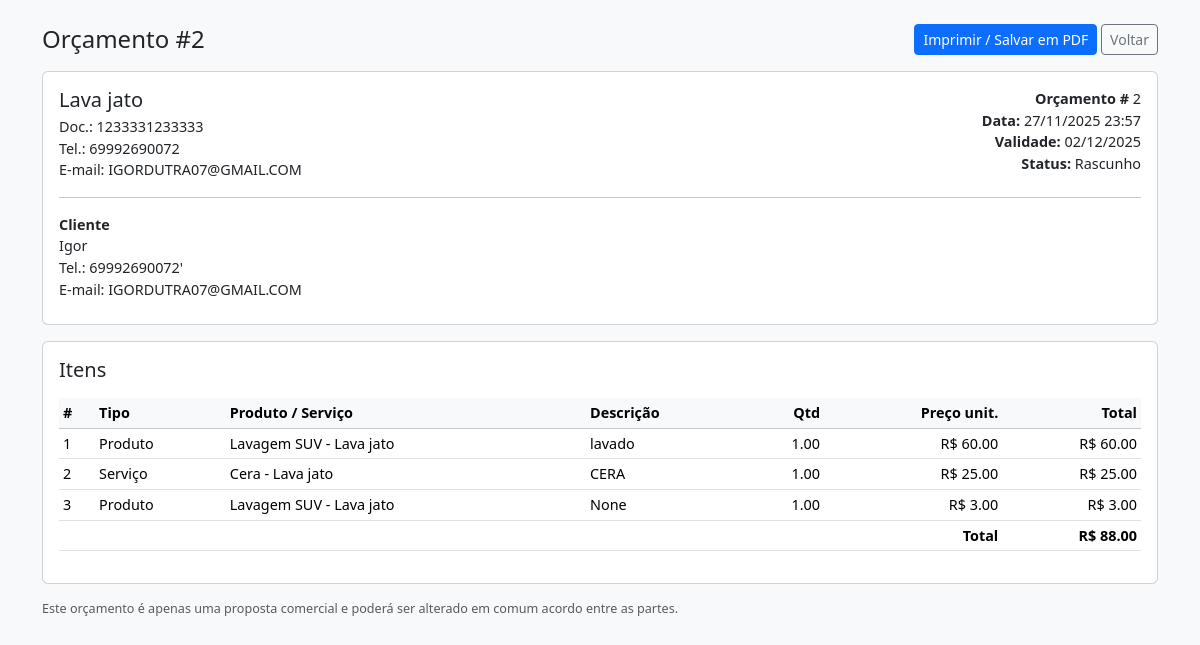
/orcamentos/2/imprimir/ (signed in), run on the app's committed database.
### core/models.py (models this page shows, shortened)
class Orcamento(models.Model):
    STATUS_CHOICES = [
        ('RASCUNHO', 'Rascunho'),
        ('ENVIADO', 'Enviado'),
        ('APROVADO', 'Aprovado'),
        ('RECUSADO', 'Recusado'),
    ]
    empresa = models.ForeignKey(Empresa, on_delete=models.CASCADE)
    cliente = models.ForeignKey(Cliente, on_delete=models.PROTECT)
    data = models.DateTimeField(auto_now_add=True)
    validade = models.DateField(blank=True, null=True)
    placa = models.CharField(max_length=10, blank=True, null=True)
    veiculo_descricao = models.CharField(
        max_length=100,
        blank=True,
        null=True,
        help_text='Ex.: SUV prata, Sedan preto, Moto vermelha...'
    )
    status = models.CharField(max_length=10, choices=STATUS_CHOICES, default='RASCUNHO')
    observacoes = models.TextField(blank=True, null=True)
    total = models.DecimalField(max_digits=12, decimal_places=2, default=0)

class Empresa(models.Model):
    RAMO_CHOICES = [
        ('GERAL', 'Geral / Outros'),
        ('AUTO', 'Automotivo (lava jato, oficina, etc.)'),
    ]
    nome_fantasia = models.CharField(max_length=150)
    documento = models.CharField(max_length=20, blank=True, null=True)  # CPF/CNPJ
    email = models.EmailField(blank=True, null=True)
    telefone = models.CharField(max_length=20, blank=True, null=True)
    ativo = models.BooleanField(default=True)
    ramo = models.CharField(
        max_length=20,
        choices=RAMO_CHOICES,
        default='GERAL',
    )
    criado_em = models.DateTimeField(auto_now_add=True)

class Cliente(models.Model):
    empresa = models.ForeignKey(Empresa, on_delete=models.CASCADE)
    nome = models.CharField(max_length=150)
    documento = models.CharField(max_length=20, blank=True, null=True)
    telefone = models.CharField(max_length=20, blank=True, null=True)
    email = models.EmailField(blank=True, null=True)
    observacoes = models.TextField(blank=True, null=True)
    criado_em = models.DateTimeField(auto_now_add=True)

class OrcamentoItem(models.Model):
    TIPO_ITEM_CHOICES = [
        ('PRODUTO', 'Produto'),
        ('SERVICO', 'Serviço'),
    ]
    orcamento = models.ForeignKey(Orcamento, on_delete=models.CASCADE, related_name='itens')
    tipo_item = models.CharField(max_length=8, choices=TIPO_ITEM_CHOICES)
    produto = models.ForeignKey(Produto, on_delete=models.PROTECT, blank=True, null=True)
    servico = models.ForeignKey(Servico, on_delete=models.PROTECT, blank=True, null=True)
    descricao = models.CharField(max_length=200, blank=True, null=True)
    quantidade = models.DecimalField(max_digits=10, decimal_places=2, default=1)
    preco_unitario = models.DecimalField(max_digits=10, decimal_places=2)
    total = models.DecimalField(max_digits=12, decimal_places=2)

class Produto(models.Model):
    empresa = models.ForeignKey(Empresa, on_delete=models.CASCADE)
    nome = models.CharField(max_length=150)
    descricao = models.TextField(blank=True, null=True)
    preco_venda = models.DecimalField(max_digits=10, decimal_places=2)
    controla_estoque = models.BooleanField(default=False)
    estoque_atual = models.DecimalField(
        max_digits=10,
        decimal_places=2,
        default=0,
        help_text='Use unidades, kg, etc. conforme o negócio.'
    )
    ativo = models.BooleanField(default=True)
    def __str__(self):
        return f'{self.nome} - {self.empresa.nome_fantasia}'

class Servico(models.Model):
    empresa = models.ForeignKey(Empresa, on_delete=models.CASCADE)
    nome = models.CharField(max_length=150)
    descricao = models.TextField(blank=True, null=True)
    preco = models.DecimalField(max_digits=10, decimal_places=2)
    duracao_minutos = models.PositiveIntegerField(blank=True, null=True)
    ativo = models.BooleanField(default=True)
    def __str__(self):
        return f'{self.nome} - {self.empresa.nome_fantasia}'

### core/views.py (the view)
# urls.py: path('orcamentos/<int:pk>/imprimir/', views.orcamento_print, name='orcamento_print'),
@login_required
def orcamento_print(request, pk):
    empresa = get_empresa_from_user(request.user)
    orcamento = get_object_or_404(
        Orcamento.objects.select_related('cliente', 'empresa'),
        pk=pk,
        empresa=empresa
    )
    itens = orcamento.itens.all()
    return render(
        request,
        'core/orcamento_print.html',
        {
            'orcamento': orcamento,
            'itens': itens,
        }
    )

### core/utils.py (called while the page is built)
def get_empresa_from_user(user):
    if not hasattr(user, 'perfil'):
        raise ImproperlyConfigured('Usuário sem perfil configurado.')
    return user.perfil.empresa

### core/templates/core/orcamento_print.html (shortened to what this page needs)
{% load static %}
<!DOCTYPE html>
<html lang="pt-BR">
<head>
  <link rel="stylesheet" href="https://cdn.jsdelivr.net/npm/bootstrap@5.3.3/dist/css/bootstrap.min.css">
</head>
<body class="bg-light">
<div class="container my-4">
  <div class="d-flex justify-content-between align-items-center mb-3 no-print">
    <h1 class="h4 mb-0">Orçamento #{{ orcamento.id }}</h1>
    <div>
      <button class="btn btn-primary btn-sm" onclick="window.print()">Imprimir / Salvar em PDF</button>
      <a href="{% url 'core:orcamento_detail' orcamento.pk %}" class="btn btn-outline-secondary btn-sm">Voltar</a>
    </div>
  </div>
  <div class="card mb-3">
    <div class="card-body">
      <div class="row mb-2">
        <div class="col-md-6">
          <h5 class="mb-1">{{ orcamento.empresa.nome_fantasia }}</h5>
          {% if orcamento.empresa.documento %}
            <div>Doc.: {{ orcamento.empresa.documento }}</div>
          {% endif %}
          {% if orcamento.empresa.telefone %}
            <div>Tel.: {{ orcamento.empresa.telefone }}</div>
          {% endif %}
          {% if orcamento.empresa.email %}
            <div>E-mail: {{ orcamento.empresa.email }}</div>
          {% endif %}
        </div>
        <div class="col-md-6 text-md-end mt-3 mt-md-0">
          <div><strong>Orçamento #</strong> {{ orcamento.id }}</div>
          <div><strong>Data:</strong> {{ orcamento.data|date:"d/m/Y H:i" }}</div>
          {% if orcamento.validade %}
            <div><strong>Validade:</strong> {{ orcamento.validade|date:"d/m/Y" }}</div>
          {% endif %}
          <div><strong>Status:</strong> {{ orcamento.get_status_display }}</div>
        </div>
      </div>
      <hr>
      <div class="row mb-2">
        <div class="col-md-6">
          <strong>Cliente</strong><br>
          {{ orcamento.cliente.nome }}<br>
          {% if orcamento.cliente.telefone %}
            Tel.: {{ orcamento.cliente.telefone }}<br>
          {% endif %}
          {% if orcamento.cliente.email %}
            E-mail: {{ orcamento.cliente.email }}<br>
          {% endif %}
        </div>
        {% if orcamento.empresa.ramo == 'AUTO' %}
        <div class="col-md-6 mt-3 mt-md-0">
        </div>
        {% endif %}
      </div>
    </div>
  </div>
  <div class="card mb-3">
    <div class="card-body">
      <h5 class="mb-3">Itens</h5>
      <div class="table-responsive">
        <table class="table table-sm align-middle">
          <thead class="table-light">
            <tr>
              <th>#</th>
              <th>Tipo</th>
              <th>Produto / Serviço</th>
              <th>Descrição</th>
              <th class="text-end">Qtd</th>
              <th class="text-end">Preço unit.</th>
              <th class="text-end">Total</th>
            </tr>
          </thead>
          <tbody>
          {% for item in itens %}
            <tr>
              <td>{{ forloop.counter }}</td>
              <td>{{ item.get_tipo_item_display }}</td>
              <td>
                {% if item.tipo_item == 'PRODUTO' %}
                  {{ item.produto }}
                {% elif item.tipo_item == 'SERVICO' %}
                  {{ item.servico }}
                {% endif %}
              </td>
              <td>{{ item.descricao }}</td>
              <td class="text-end">{{ item.quantidade }}</td>
              <td class="text-end">R$ {{ item.preco_unitario }}</td>
              <td class="text-end">R$ {{ item.total }}</td>
            </tr>
          {% empty %}
            <tr>
              <td colspan="7" class="text-center">Nenhum item.</td>
            </tr>
          {% endfor %}
          </tbody>
          <tfoot>
            <tr>
              <th colspan="6" class="text-end">Total</th>
              <th class="text-end">R$ {{ orcamento.total }}</th>
            </tr>
          </tfoot>
        </table>
      </div>
    </div>
  </div>
  <p class="text-muted small">
    Este orçamento é apenas uma proposta comercial e poderá ser alterado em comum acordo entre as partes.
  </p>
</div>
</body>
</html>

### core/templates/core/orcamento_print.html (style rules this page uses)
body { font-size: 0.9rem; }

### data on the page
Orcamento: id "2", empresa.nome_fantasia "Lava jato", empresa.documento "1233331233333", empresa.telefone "69992690072", empresa.email "IGORDUTRA07@GMAIL.COM", data "27/11/2025 23:57", validade "02/12/2025", status "Rascunho", cliente.nome "Igor", cliente.telefone "69992690072'", cliente.email "IGORDUTRA07@GMAIL.COM", total "88.00"
OrcamentoItem: tipo_item "Produto", produto "Lavagem SUV - Lava jato", descricao "lavado", quantidade "1.00", preco_unitario "60.00", total "60.00"
OrcamentoItem: tipo_item "Serviço", servico "Cera - Lava jato", descricao "CERA", quantidade "1.00", preco_unitario "25.00", total "25.00"
OrcamentoItem: tipo_item "Produto", produto "Lavagem SUV - Lava jato", descricao "None", quantidade "1.00", preco_unitario "3.00", total "3.00"
